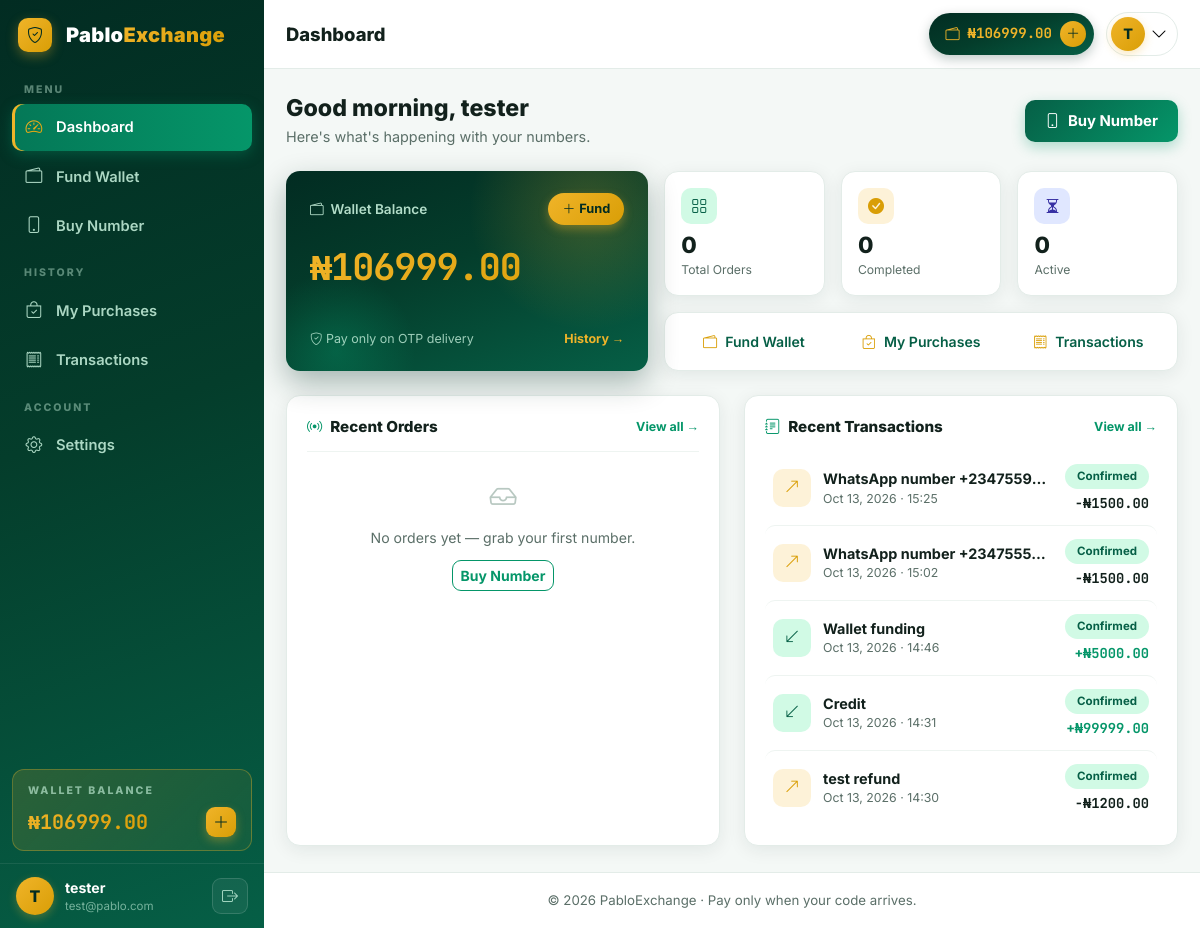
Page /dashboard/ (signed in) on the committed database.
### wallet/models.py (models this page shows, shortened)
class Wallet(models.Model):
    user = models.OneToOneField(settings.AUTH_USER_MODEL,
                                on_delete=models.CASCADE,
                                related_name='wallet')
    balance = models.DecimalField(max_digits=12, decimal_places=2, default=0)
    updated_at = models.DateTimeField(auto_now=True)

class WalletTransaction(models.Model):
    STATUSES = [
        ('pending', 'Pending'),
        ('confirmed', 'Confirmed'),
        ('failed', 'Failed'),
    ]
    user = models.ForeignKey(settings.AUTH_USER_MODEL,
                             on_delete=models.CASCADE,
                             related_name='wallet_transactions')
    type = models.CharField(max_length=10, choices=[('credit', 'Credit'), ('debit', 'Debit')])
    amount = models.DecimalField(max_digits=12, decimal_places=2)
    status = models.CharField(max_length=10, choices=STATUSES, default='confirmed')
    method = models.CharField(max_length=20, blank=True)
    reference = models.UUIDField(default=uuid.uuid4, unique=True, editable=False)
    description = models.CharField(max_length=255, blank=True)
    meta = models.JSONField(default=dict, blank=True)
    created_at = models.DateTimeField(auto_now_add=True)
    updated_at = models.DateTimeField(auto_now=True)
    class Meta:
        ordering = ['-created_at']

### accounts/models.py (models this page shows, shortened)
class User(AbstractUser):
    email = models.EmailField(unique=True)
    phone = models.CharField(max_length=20, blank=True)
    is_verified = models.BooleanField(default=False)
    created_at = models.DateTimeField(auto_now_add=True)
    preferences = models.JSONField(default=dict, blank=True)
    pocketfi_account_number = models.CharField(max_length=20, blank=True)
    pocketfi_bank_name = models.CharField(max_length=100, blank=True)
    USERNAME_FIELD = 'email'
    REQUIRED_FIELDS = ['username']

### pages/views.py (the view)
# urls.py: path('dashboard/', views.dashboard, name='dashboard'),
@login_required
def dashboard(request):
    all_orders = NumberOrder.objects.filter(user=request.user)
    return render(request, 'pages/dashboard.html', {
        'balance': balance(request.user),
        'orders': all_orders[:5],
        'transactions': WalletTransaction.objects.filter(user=request.user)[:5],
        'order_count': all_orders.count(),
        'completed_count': all_orders.filter(status='completed').count(),
        'active_count': all_orders.filter(status='active').count(),
    })

### wallet/context_processors.py (called while the page is built)
def global_balance(request):
    if request.user.is_authenticated:
        return {'balance': balance(request.user)}
    return {'balance': None}

### wallet/services.py (called while the page is built)
def get_wallet(user):
    wallet, _ = Wallet.objects.get_or_create(user=user)
    return wallet

def balance(user):
    return get_wallet(user).balance

### templates/pages/dashboard.html (shortened to what this page needs)
{% extends 'base.html' %}
{% load static %}
{% block page_title %}Dashboard{% endblock %}
{% block extra_css %}
<link rel="stylesheet" href="{% static 'css/dashboard.css' %}">
{% endblock %}
{% block content %}
<div class="d-flex flex-wrap justify-content-between align-items-center gap-3 mb-4">
    <div>
        <h2 class="db-hello" id="dbHello">Welcome back, {{ user.username }}</h2>
        <p class="db-hello-sub mb-0">Here's what's happening with your numbers.</p>
    </div>
    <a href="{% url 'buynumber' %}" class="btn db-btn-primary">
        <i class="bi bi-phone"></i> Buy Number
    </a>
</div>
<div class="row g-3 mb-4">
    <div class="col-lg-5">
        <div class="db-balance">
            <div class="db-balance-top">
                <span class="db-balance-label"><i class="bi bi-wallet2"></i> Wallet Balance</span>
                <a href="{% url 'wallet:fund' %}" class="db-balance-fund">
                    <i class="bi bi-plus-lg"></i> Fund
                </a>
            </div>
            <div class="db-balance-amount mono">₦{{ balance }}</div>
            <div class="db-balance-foot">
                <span><i class="bi bi-shield-check"></i> Pay only on OTP delivery</span>
                <a href="{% url 'wallet:transactions' %}" class="db-balance-link">History →</a>
            </div>
        </div>
    </div>
    <div class="col-lg-7">
        <div class="row g-3">
            <div class="col-sm-4 col-4">
                <div class="db-stat">
                    <div class="db-stat-icon emerald"><i class="bi bi-grid"></i></div>
                    <div class="db-stat-num" data-count="{{ order_count }}">0</div>
                    <div class="db-stat-label">Total Orders</div>
                </div>
            </div>
            <div class="col-sm-4 col-4">
                <div class="db-stat">
                    <div class="db-stat-icon gold"><i class="bi bi-check-circle-fill"></i></div>
                    <div class="db-stat-num" data-count="{{ completed_count }}">0</div>
                    <div class="db-stat-label">Completed</div>
                </div>
            </div>
            <div class="col-sm-4 col-4">
                <div class="db-stat">
                    <div class="db-stat-icon blue"><i class="bi bi-hourglass-split"></i></div>
                    <div class="db-stat-num" data-count="{{ active_count }}">0</div>
                    <div class="db-stat-label">Active</div>
                </div>
            </div>
            <div class="col-12">
                <div class="db-quick">
                    <a href="{% url 'wallet:fund' %}" class="db-quick-link">
                        <i class="bi bi-wallet2"></i> Fund Wallet
                    </a>
                    <a href="{% url 'smsmarket:my_purchases' %}" class="db-quick-link">
                        <i class="bi bi-bag-check"></i> My Purchases
                    </a>
                    <a href="{% url 'wallet:transactions' %}" class="db-quick-link">
                        <i class="bi bi-receipt"></i> Transactions
                    </a>
                </div>
            </div>
        </div>
    </div>
</div>
<div class="row g-4">
    <div class="col-lg-6">
        <div class="db-card h-100">
            <div class="db-card-head">
                <span><i class="bi bi-broadcast"></i> Recent Orders</span>
                <a href="{% url 'smsmarket:my_purchases' %}" class="db-view-all">View all →</a>
            </div>
            {% for o in orders %}
            <a href="{% url 'smsmarket:order_detail' o.pk %}" class="db-row">
                <div class="db-row-icon emerald"><i class="bi bi-chat-dots-fill"></i></div>
                <div class="db-row-body">
                    <div class="db-row-title">{{ o.service.name }}</div>
                    <div class="db-row-sub mono">{{ o.phone_number|default:"Awaiting number" }}</div>
                </div>
                <div class="db-row-side">
                    <span class="px-pill {{ o.status }}">{{ o.status }}</span>
                    <div class="db-row-amount mono">₦{{ o.price }}</div>
                </div>
            </a>
            {% empty %}
            <div class="db-empty">
                <i class="bi bi-inbox"></i>
                <p>No orders yet — grab your first number.</p>
                <a href="{% url 'buynumber' %}" class="btn db-btn-ghost btn-sm">Buy Number</a>
            </div>
            {% endfor %}
        </div>
    </div>
    <div class="col-lg-6">
        <div class="db-card h-100">
            <div class="db-card-head">
                <span><i class="bi bi-journal-text"></i> Recent Transactions</span>
                <a href="{% url 'wallet:transactions' %}" class="db-view-all">View all →</a>
            </div>
            {% for t in transactions %}
            <div class="db-row">
                <div class="db-row-icon {% if t.type == 'credit' %}emerald{% else %}gold{% endif %}">
                    {% if t.type == 'credit' %}<i class="bi bi-arrow-down-left"></i>
                    {% else %}<i class="bi bi-arrow-up-right"></i>{% endif %}
                </div>
                <div class="db-row-body">
                    <div class="db-row-title">{{ t.description|default:t.get_type_display }}</div>
                    <div class="db-row-sub">{{ t.created_at|date:"M d, Y · H:i" }}</div>
                </div>
                <div class="db-row-side">
                    <span class="px-pill {{ t.status }}">{{ t.status }}</span>
                    <div class="db-row-amount mono {% if t.type == 'credit' %}db-in{% endif %}">
                        {% if t.type == 'credit' %}+{% else %}-{% endif %}₦{{ t.amount }}
                    </div>
                </div>
            </div>
            {% empty %}
            <div class="db-empty">
                <i class="bi bi-receipt"></i>
                <p>No transactions yet — fund your wallet to get started.</p>
                <a href="{% url 'wallet:fund' %}" class="btn db-btn-ghost btn-sm">Fund Wallet</a>
            </div>
            {% endfor %}
        </div>
    </div>
</div>
{% endblock %}

### templates/base.html (shortened to what this page needs)
{% load static %}
<!DOCTYPE html>
<html lang="en">
<head>
    <link href="https://cdn.jsdelivr.net/npm/bootstrap@5.3.3/dist/css/bootstrap.min.css" rel="stylesheet">
    <link href="https://cdn.jsdelivr.net/npm/bootstrap-icons@1.11.3/font/bootstrap-icons.css" rel="stylesheet">
    <link rel="stylesheet" href="{% static 'css/base.css' %}?v=4">
    <link rel="stylesheet" href="{% static 'css/app.css' %}?v=4">
    {% block extra_css %}{% endblock %}
</head>
<body class="app-body">
<aside class="app-sidebar d-none d-lg-flex flex-column">
    <div class="sidebar-header">
        <a class="sidebar-brand" href="{% url 'dashboard' %}">
            <span class="logo-badge"><i class="bi bi-shield-check"></i></span>
            <span class="logo-text">Pablo<span>Exchange</span></span>
        </a>
    </div>
    <nav class="sidebar-nav flex-grow-1">
        <p class="sidebar-label">Menu</p>
        <a href="{% url 'dashboard' %}"
           class="side-link {% if request.resolver_match.url_name == 'dashboard' %}active{% endif %}">
            <i class="bi bi-speedometer2"></i><span>Dashboard</span>
        </a>
        <a href="{% url 'wallet:fund' %}"
           class="side-link {% if request.resolver_match.url_name == 'fund' %}active{% endif %}">
            <i class="bi bi-wallet2"></i><span>Fund Wallet</span>
        </a>
        <a href="{% url 'buynumber' %}"
           class="side-link {% if request.resolver_match.url_name == 'buynumber' %}active{% endif %}">
            <i class="bi bi-phone"></i><span>Buy Number</span>
        </a>
        <p class="sidebar-label mt-3">History</p>
        <a href="{% url 'smsmarket:my_purchases' %}"
           class="side-link {% if request.resolver_match.url_name == 'my_purchases' %}active{% endif %}">
            <i class="bi bi-bag-check"></i><span>My Purchases</span>
        </a>
        <a href="{% url 'wallet:transactions' %}"
           class="side-link {% if request.resolver_match.url_name == 'transactions' %}active{% endif %}">
            <i class="bi bi-receipt"></i><span>Transactions</span>
        </a>
        <p class="sidebar-label mt-3">Account</p>
        <a href="{% url 'settings' %}"
           class="side-link {% if request.resolver_match.url_name == 'settings' %}active{% endif %}">
            <i class="bi bi-gear"></i><span>Settings</span>
        </a>
    </nav>
    <div class="sidebar-wallet">
        <p class="sidebar-label mb-2">Wallet balance</p>
        <div class="d-flex align-items-end justify-content-between">
            <span class="wallet-amount mono">₦{{ balance|default:"0.00" }}</span>
            <a href="{% url 'wallet:fund' %}" class="wallet-plus"><i class="bi bi-plus-lg"></i></a>
        </div>
    </div>
    <div class="sidebar-user">
        <div class="user-avatar">{{ user.username|first|upper }}</div>
        <div class="user-meta">
            <p class="user-name">{{ user.username|truncatechars:14 }}</p>
            <p class="user-role">{{ user.email|truncatechars:20 }}</p>
        </div>
        <form method="post" action="{% url 'logout' %}" class="ms-auto">
            <button type="submit" class="logout-btn" title="Log out">
                <i class="bi bi-box-arrow-right"></i>
            </button>
        </form>
    </div>
</aside>
<div class="app-main">
    <header class="app-topbar">
        <h1 class="topbar-title">{% block page_title %}Dashboard{% endblock %}</h1>
        <div class="topbar-actions ms-auto">
            <a href="{% url 'wallet:fund' %}" class="wallet-chip d-none d-sm-inline-flex">
                <i class="bi bi-wallet2"></i>
                <span class="mono">₦{{ balance|default:"0.00" }}</span>
                <span class="wallet-chip-plus"><i class="bi bi-plus-lg"></i></span>
            </a>
            <div class="dropdown">
                <button class="avatar-btn" data-bs-toggle="dropdown" aria-label="Account menu">
                    <span class="user-avatar user-avatar-sm">{{ user.username|first|upper }}</span>
                    <i class="bi bi-chevron-down d-none d-sm-inline-block"></i>
                </button>
            </div>
        </div>
    </header>
    <main class="app-content">
        {% block content %}{% endblock %}
    </main>
    <footer class="app-footer">
        <p class="mb-0">&copy; 2026 PabloExchange &middot; Pay only when your code arrives.</p>
    </footer>
</div>
</body>
</html>

### static/css/app.css (style rules this page uses)
:root { --px-green-950: #022c22; --px-green-900: #043d2b; --px-green-800: #065f46; --px-green-600: #059669; --px-green-100: #d1fae5; --px-green-50: #ecfdf5; --px-gold: #f0b429; --px-gold-dark: #d99e06; --px-ink: #12211c; --px-muted: #5b6f68; --px-white: #ffffff; --px-paper: #f4f8f6; --px-danger: #dc2626; --px-radius: 14px; --px-shadow: 0 4px 18px rgba(2, 44, 34, .08); }
body.app-body { font-family: 'Inter', system-ui, sans-serif; color: var(--px-ink); background: var(--px-paper); min-height: 100vh; display: flex; flex-direction: column; }
.mono { font-family: 'JetBrains Mono', monospace; }
.logo-text { font-weight: 900; font-size: 1.25rem; color: var(--px-white); letter-spacing: .3px; }
.logo-text span { color: var(--px-gold); }
.app-main { flex: 1; padding: 100px 0 40px; width: 100%; }
.app-footer { background: var(--px-white); border-top: 1px solid #e3ece8; padding: 18px 0; color: var(--px-muted); font-size: .85rem; }
.px-pill { display: inline-block; font-size: .72rem; font-weight: 700; padding: 4px 12px; border-radius: 100px; text-transform: capitalize; }
.px-pill.confirmed { background: var(--px-green-100); color: var(--px-green-800); }

### rows in the picture
Wallet: balance "106999.00"
User: username|first "T", username "tester", email "test@pablo.com"
WalletTransaction: description "WhatsApp number +2347559…", created_at "Oct 13, 2026 · 15:25", status "Confirmed", amount "1500.00"
WalletTransaction: description "WhatsApp number +2347555…", created_at "Oct 13, 2026 · 15:02", status "Confirmed", amount "1500.00"
WalletTransaction: description "Wallet funding", created_at "Oct 13, 2026 · 14:46", status "Confirmed", amount "5000.00"
WalletTransaction: description "Credit", created_at "Oct 13, 2026 · 14:31", status "Confirmed", amount "99999.00"
WalletTransaction: description "test refund", created_at "Oct 13, 2026 · 14:30", status "Confirmed", amount "1200.00"
